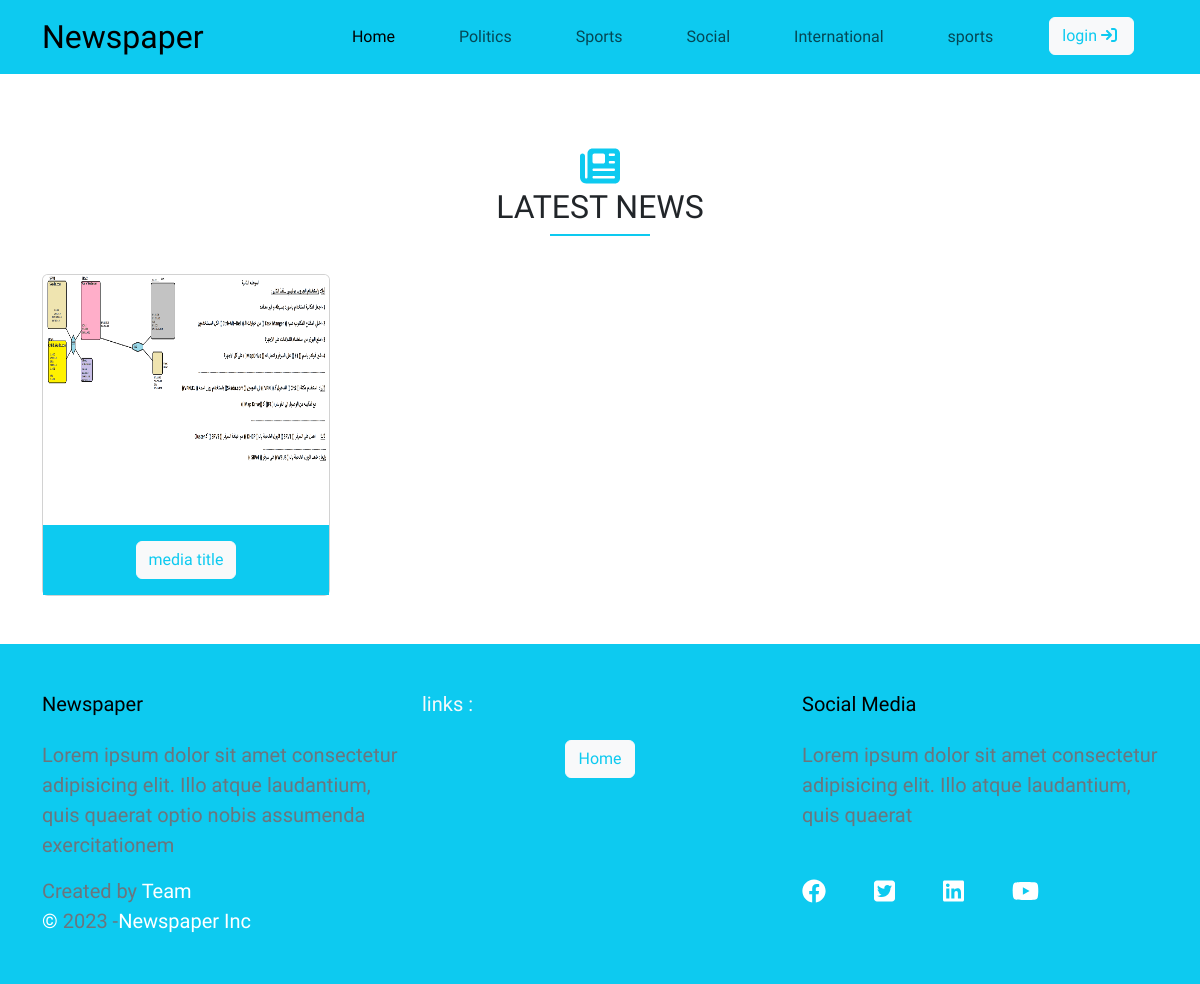
/category.php?id=2, run on the app's committed database.
### tables this page shows
CREATE TABLE `news` (
  `id` int(11) NOT NULL,
  `title` varchar(255) DEFAULT NULL,
  `content` text DEFAULT NULL,
  `id_editor` int(11) DEFAULT NULL,
  `id_category` int(11) DEFAULT NULL,
  `main_image` varchar(255) DEFAULT NULL
);

### lib/News.php (called while the page is built, shortened)
<?php
class News
{
    public static function retreiveAllNewsForCateogryByIdDESC($id_category)
    {
        global $dbh;
        $sql = $dbh->prepare("SELECT * FROM news WHERE id_category='$id_category' order by id DESC");
        $sql->execute();
        $allNews = $sql->fetchAll(PDO::FETCH_ASSOC);
        return $allNews;
    }
}

### category.php (the view, shortened to what this page needs)
<article class="article">
    <div class="container text-center py-4">
        <div class="main-title my-5 position-relative">
            <i class="icon fa-solid fa-newspaper mb-6"></i>
            <h2>LATEST NEWS</h2>
        </div>
        <div class="content row">
<?php
    if(isset($_GET['id'])){
        $id = $_GET['id'];
        $allNews = News::retreiveAllNewsForCateogryByIdDESC($id);
        if(is_array($allNews) && count($allNews)>0){
            foreach ($allNews as $news):
                echo'<div class="col-sm-12 col-md-6 col-lg-3 mb-4 text-center">
                        <div class="card card_control" style="width: 18rem">
                            <img
                                style="height: 250px;"
                                src="upload/'.$news['main_image'].'"
                                class="card-img-top images"
                                alt=""
                            />
                            <div class="card-body bg-info card_title">
                                <a href="news.php?id='.$news['id'].'" class="btn btn-light text-info">'.$news['title'].'</a>
                            </div>
                        </div>
                    </div>';
            endforeach;
        }else{
            echo getMessage("no news found");
        }
    }else {
        header("Location: index.php");
            exit();
    }
    ?>
        </div>
    </div>
</article>

### template/css/bace.css (style rules this page uses)
:root { --main-color: #0dcaf0; }
body { height: auto; font-family: "Assistant", sans-serif; font-family: "Roboto", sans-serif; font-family: "Ubuntu", sans-serif; font-family: "Work Sans", sans-serif; }
.navbar .logo { font-size: 2rem; }
.article .main-title .icon { font-size: 40px; color: var(--main-color); }
.main-title::after { content: ""; width: 100px; height: 2px; background-color: var(--main-color); position: absolute; bottom: -10px; left: 50%; transform: translateX(-50%); }
.footer { background-color: var(--main-color); }
.footer .icon-2 { color: white; font-size: 1.5rem; }
.footer span, .footer { color: #fff; font-size: 20px; }

### data on the page
news: main_image (picture), title "media title"
